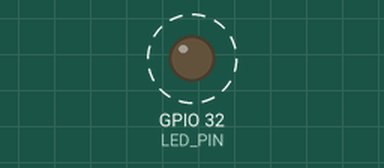
Recording of a sketch running on a simulated ESP32. Shown: output pins drawn as LEDs (lit = HIGH). Dashed ring = blinking. What the sketch prints to the serial monitor is not drawn.

Above: at 0.5 s.
Timing chart, 0 to 3.5 s (numbered marks = the images above):
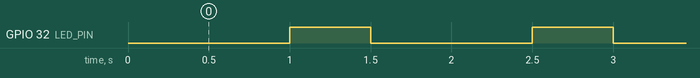

Measured:
- by itself, GPIO 32 (LED_PIN): alternates HIGH for 0.50 s and LOW for 1.0 s

The sketch:

Light_Sleep.ino
```cpp
#define uS_to_S_Factor 1000000  // Factor de conversión s a us
#define SLEEP_TIME     10       // Tiempo que el ESP dormirá
#define LED_PIN        32       // LED

void print_wakeup_reason(){
  esp_sleep_wakeup_cause_t wakeup_reason;

  wakeup_reason = esp_sleep_get_wakeup_cause();

  switch(wakeup_reason){
    case ESP_SLEEP_WAKEUP_EXT0:
      Serial.println("Inicio causado por señal en el RTC_IO (Periféricos del RTC)");
    break;

    case ESP_SLEEP_WAKEUP_EXT1:
      Serial.println("Inicio causado por señal en el RTC_CNTL");
    break;

    case ESP_SLEEP_WAKEUP_TIMER:
      Serial.println("Inicio causado por señal en un timer");
    break;

    case ESP_SLEEP_WAKEUP_TOUCHPAD:
      Serial.println("Inicio causado por señal en un pin Touch");
    break;

    case ESP_SLEEP_WAKEUP_ULP:
      Serial.println("Inicio causado por señal lanzada por el ULP Coprocessor");
    break;

    default:
      Serial.printf("El inicio no fue causado por ninguna razón conocida: %d\n", wakeup_reason);
  }
}

void setup() {
  Serial.begin(115200);

  pinMode(LED_PIN, OUTPUT);

  // Configuración Light Sleep
  esp_sleep_enable_timer_wakeup(SLEEP_TIME*uS_to_S_Factor);
  Serial.println("Configurando ESP32 para dormir durante " + String(SLEEP_TIME) + " segundos.");

}

void loop() {
  digitalWrite(LED_PIN, LOW);
  esp_light_sleep_start();

  digitalWrite(LED_PIN, HIGH);
  delay(500);

  print_wakeup_reason();

}
```
